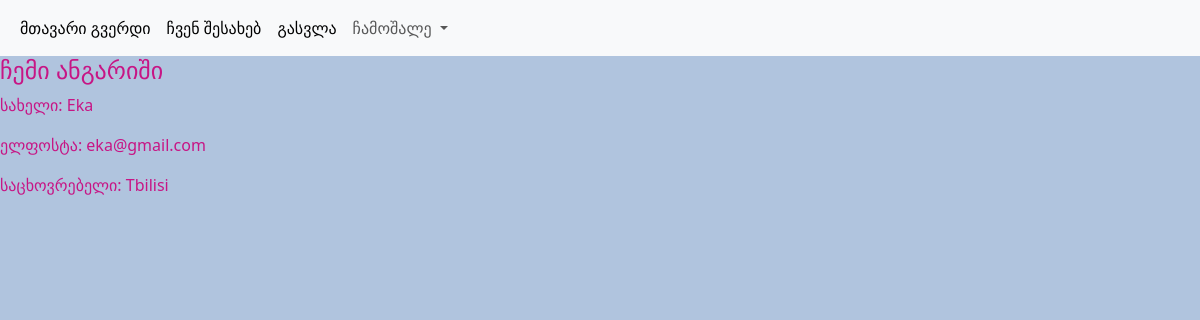
The app's page /profile (signed in) with its own data.
### app.py (models this page shows)
class user(db.Model):
    id = db.Column(db.Integer, primary_key=True, autoincrement=True)
    email = db.Column(db.String(80), unique=True, nullable=False)
    username = db.Column(db.String(80), nullable=False)
    address = db.Column(db.String(120), nullable=False)
    password = db.Column(db.String(80), nullable=False)

### app.py (the view)
@app.route('/profile')
def profile():
    name = ""
    addr = ""
    info = user.query.all()
    for i in info:
        if i.email == em:
            name = i.username
            addr = i.address
    return render_template('profile.html', name = name, email = em, address = addr)

### templates/profile.html (shortened to what this page needs)
{% extends 'base.html' %}
{% block content %}
    <h4>ჩემი ანგარიში</h4>
    <p>სახელი: {{ name }}</p>
    <p>ელფოსტა: {{ email }}</p>
    <p>საცხოვრებელი: {{ address }}</p>
{% endblock %}

### static/style.css (style rules this page uses)
body { background-color: lightsteelblue; color: mediumvioletred; }

### records on screen
user: username "Eka", email "eka@gmail.com", address "Tbilisi"
